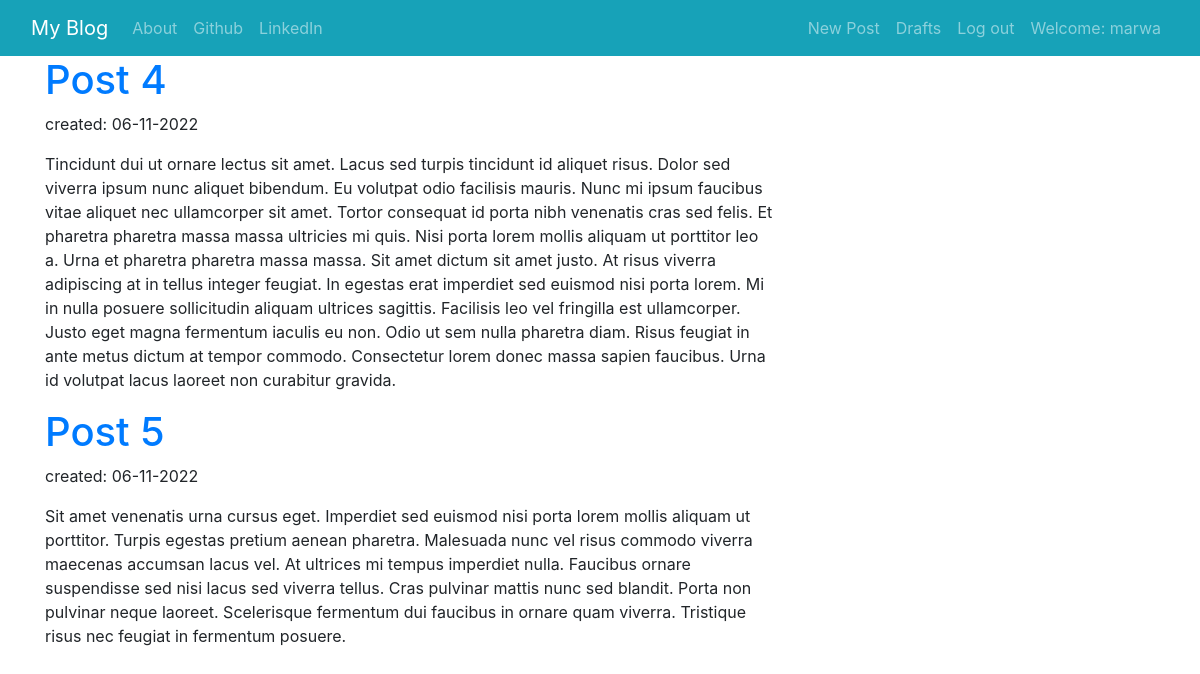
Page /drafts/ (signed in) on the committed database.
### blog/models.py (models this page shows, shortened)
class Post(models.Model):
    author = models.ForeignKey('auth.User', on_delete=models.CASCADE)
    title = models.CharField(max_length=200)
    text = models.TextField()
    created_date = models.DateTimeField(default=timezone.now)
    published_date = models.DateTimeField(blank=True, null=True)

### blog/views.py (the view)
# urls.py: path('drafts/', views.DraftListView.as_view(), name='post_draft_list'),
class DraftListView(LoginRequiredMixin, ListView):
    template_name = 'blog/post_draft_list.html'
    login_url = '/login/'
    redirect_field_name = 'blog/post_draft_list.html'
    model = Post
    def get_queryset(self):
        return Post.objects.filter(published_date__isnull=True).order_by('created_date')

### templates/blog/post_draft_list.html (shortened to what this page needs)
{% extends "blog/base.html" %}
{% block content %}
    {% for post in post_list %}
        <div class="post">
            <h1><a href="{% url 'post_detail' pk=post.pk %}">{{ post.title }}</a></h1>
            <p class="date">created: {{ post.created_date|date:'d-m-Y' }}</p>
            <p>{{ post.text|safe|linebreaksbr }}</p>
        </div>
    {% endfor %}
{% endblock %}

### templates/blog/base.html (shortened to what this page needs)
{% load static %}
<!DOCTYPE html>
<html lang="en">
<head>
    <link rel="stylesheet" href="https://cdn.jsdelivr.net/npm/bootstrap@4.3.1/dist/css/bootstrap.min.css"
>
    <link rel="stylesheet" href="https://cdn.jsdelivr.net/npm/bootstrap-icons@1.3.0/font/bootstrap-icons.css">
    <link rel="stylesheet" href="//cdn.jsdelivr.net/npm/medium-editor@latest/dist/css/medium-editor.min.css"
          type="text/css" media="screen" charset="utf-8">
    <link rel="stylesheet" href="{% static 'css/blog.css' %}">
</head>
<body class="loader">
<nav class="navbar navbar-expand-lg navbar-light bg-info navbar-dark">
    <div class="container-fluid">
        <ul class="navbar-nav me-auto mb-2 mb-lg-0">
            <li class="nav-item">
                <a class="navbar-brand" href="{% url 'post_list' %}">My Blog</a>
            </li>
            <li class="nav-item">
                <a class="nav-link" href="{% url 'about' %}">About</a>
            </li>
            <li class="nav-item">
                <a class="nav-link" href="https://www.github.com">Github</a>
            </li>
            <li class="nav-item">
                <a class="nav-link" href="https://www.linkedin.com">LinkedIn</a>
            </li>
        </ul>
        <ul class="navbar-nav d-flex flex-row me-1">
            {% if user.is_authenticated %}
                <li class="navbar-nav d-flex flex-row me-1">
                    <a class="nav-link" href="{% url 'post_new' %}">New Post</a>
                </li>
                <li class="navbar-nav d-flex flex-row me-1">
                    <a class="nav-link" href="{% url 'post_draft_list' %}">Drafts</a>
                </li>
                <li class="navbar-nav d-flex flex-row me-1">
                    <a class="nav-link" href="{% url 'logout' %}">Log out</a>
                </li>
                <li class="navbar-nav d-flex flex-row me-1">
                    <a class="nav-link">Welcome: {{ user.username }}</a>
                </li>
            {% endif %}
        </ul>
    </div>
</nav>
<div class="content container">
    <div class="row">
        <div class="col-md-8">
            <div class="blog_posts">
                {% block content %}
                {% endblock %}
            </div>
        </div>
    </div>
</div>
</body>
</html>

### rows in the picture
Post: title "Post 4", created_date "06-11-2022", text "Tincidunt dui ut ornare lectus sit amet. Lacus sed turpis tincidunt id aliquet risus. Dolor sed viverra ipsum nunc aliquet bibendum. Eu volutpat odio facilisis mauris. Nunc mi ipsum faucibus vitae aliquet nec ullamcorper sit amet. Tortor consequat id porta nibh venenatis cras sed felis. Et pharetra pharetra massa massa ultricies mi quis. Nisi porta lorem mollis aliquam ut porttitor leo a. Urna et pharetra pharetra massa massa. Sit amet dictum sit amet justo. At risus viverra adipiscing at in tellus integer feugiat. In egestas erat imperdiet sed euismod nisi porta lorem. Mi in nulla posuere sollicitudin aliquam ultrices sagittis. Facilisis leo vel fringilla est ullamcorper. Justo eget magna…"
Post: title "Post 5", created_date "06-11-2022", text "Sit amet venenatis urna cursus eget. Imperdiet sed euismod nisi porta lorem mollis aliquam ut porttitor. Turpis egestas pretium aenean pharetra. Malesuada nunc vel risus commodo viverra maecenas accumsan lacus vel. At ultrices mi tempus imperdiet nulla. Faucibus ornare suspendisse sed nisi lacus sed viverra tellus. Cras pulvinar mattis nunc sed blandit. Porta non pulvinar neque laoreet. Scelerisque fermentum dui faucibus in ornare quam viverra. Tristique risus nec feugiat in fermentum posuere."

### other values in the picture
{{ user.username }} "marwa"
